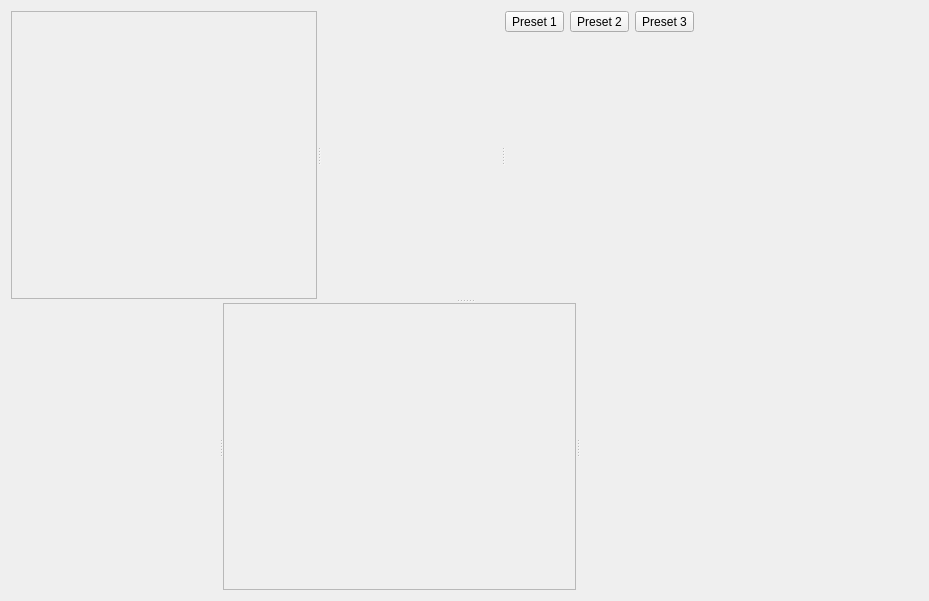
<?xml version="1.0" encoding="UTF-8"?>
<ui version="4.0">
 <class>DevWidget</class>
 <widget class="QWidget" name="DevWidget">
  <property name="geometry">
   <rect>
    <x>0</x>
    <y>0</y>
    <width>929</width>
    <height>601</height>
   </rect>
  </property>
  <property name="windowTitle">
   <string>Form</string>
  </property>
  <layout class="QVBoxLayout" name="verticalLayout">
   <item>
    <widget class="QSplitter" name="vSplitter">
     <property name="orientation">
      <enum>Qt::Vertical</enum>
     </property>
     <widget class="QSplitter" name="hSplitterTop">
      <property name="orientation">
       <enum>Qt::Horizontal</enum>
      </property>
      <widget class="QScrollArea" name="lookWidget"/>
      <widget class="PipelineWidget" name="pipelineWidget" native="true"/>
      <widget class="QWidget" name="vLayout" native="true">
       <layout class="QVBoxLayout" name="verticalLayout_2">
        <property name="topMargin">
         <number>0</number>
        </property>
        <property name="bottomMargin">
         <number>0</number>
        </property>
        <item>
         <widget class="QWidget" name="presetWidget" native="true">
          <layout class="QHBoxLayout" name="horizontalLayout">
           <property name="leftMargin">
            <number>0</number>
           </property>
           <property name="topMargin">
            <number>0</number>
           </property>
           <property name="rightMargin">
            <number>0</number>
           </property>
           <property name="bottomMargin">
            <number>0</number>
           </property>
           <item>
            <widget class="QToolButton" name="toolButton_3">
             <property name="text">
              <string>Preset 1</string>
             </property>
            </widget>
           </item>
           <item>
            <widget class="QToolButton" name="toolButton_2">
             <property name="text">
              <string>Preset 2</string>
             </property>
            </widget>
           </item>
           <item>
            <widget class="QToolButton" name="toolButton">
             <property name="text">
              <string>Preset 3</string>
             </property>
            </widget>
           </item>
           <item>
            <spacer name="horizontalSpacer">
             <property name="orientation">
              <enum>Qt::Horizontal</enum>
             </property>
             <property name="sizeHint" stdset="0">
              <size>
               <width>40</width>
               <height>20</height>
              </size>
             </property>
            </spacer>
           </item>
          </layout>
         </widget>
        </item>
        <item>
         <widget class="ImageWidget" name="imageWidget" native="true">
          <property name="sizePolicy">
           <sizepolicy hsizetype="Preferred" vsizetype="Expanding">
            <horstretch>0</horstretch>
            <verstretch>0</verstretch>
           </sizepolicy>
          </property>
         </widget>
        </item>
       </layout>
      </widget>
     </widget>
     <widget class="QSplitter" name="hSplitterBottom">
      <property name="orientation">
       <enum>Qt::Horizontal</enum>
      </property>
      <widget class="OperatorListWidget" name="operatorListWidget" native="true"/>
      <widget class="QScrollArea" name="operatorDetailWidget"/>
      <widget class="QWidget" name="scopeView" native="true">
       <layout class="QVBoxLayout" name="scopeVLayout">
        <property name="leftMargin">
         <number>0</number>
        </property>
        <property name="topMargin">
         <number>0</number>
        </property>
        <property name="rightMargin">
         <number>0</number>
        </property>
        <property name="bottomMargin">
         <number>0</number>
        </property>
        <item>
         <layout class="QHBoxLayout" name="scopeHLayout">
          <property name="leftMargin">
           <number>0</number>
          </property>
          <property name="topMargin">
           <number>0</number>
          </property>
          <property name="rightMargin">
           <number>0</number>
          </property>
          <property name="bottomMargin">
           <number>0</number>
          </property>
          <item>
           <widget class="QTabBar" name="scopeBar" native="true"/>
          </item>
          <item>
           <spacer name="horizontalSpacer">
            <property name="orientation">
             <enum>Qt::Horizontal</enum>
            </property>
            <property name="sizeHint" stdset="0">
             <size>
              <width>40</width>
              <height>20</height>
             </size>
            </property>
           </spacer>
          </item>
         </layout>
        </item>
        <item>
         <widget class="WaveformWidget" name="scopeWidget" native="true"/>
        </item>
       </layout>
      </widget>
     </widget>
    </widget>
   </item>
  </layout>
 </widget>
 <customwidgets>
  <customwidget>
   <class>ImageWidget</class>
   <extends>QWidget</extends>
   <header>imagewidget.h</header>
   <container>1</container>
  </customwidget>
  <customwidget>
   <class>WaveformWidget</class>
   <extends>QWidget</extends>
   <header>waveformwidget.h</header>
   <container>1</container>
  </customwidget>
  <customwidget>
   <class>PipelineWidget</class>
   <extends>QWidget</extends>
   <header>pipelinewidget.h</header>
   <container>1</container>
  </customwidget>
  <customwidget>
   <class>QTabBar</class>
   <extends>QWidget</extends>
   <header>qtabbar.h</header>
  </customwidget>
  <customwidget>
   <class>OperatorListWidget</class>
   <extends>QWidget</extends>
   <header>operatorlistwidget.h</header>
  </customwidget>
 </customwidgets>
 <resources/>
 <connections/>
</ui>
